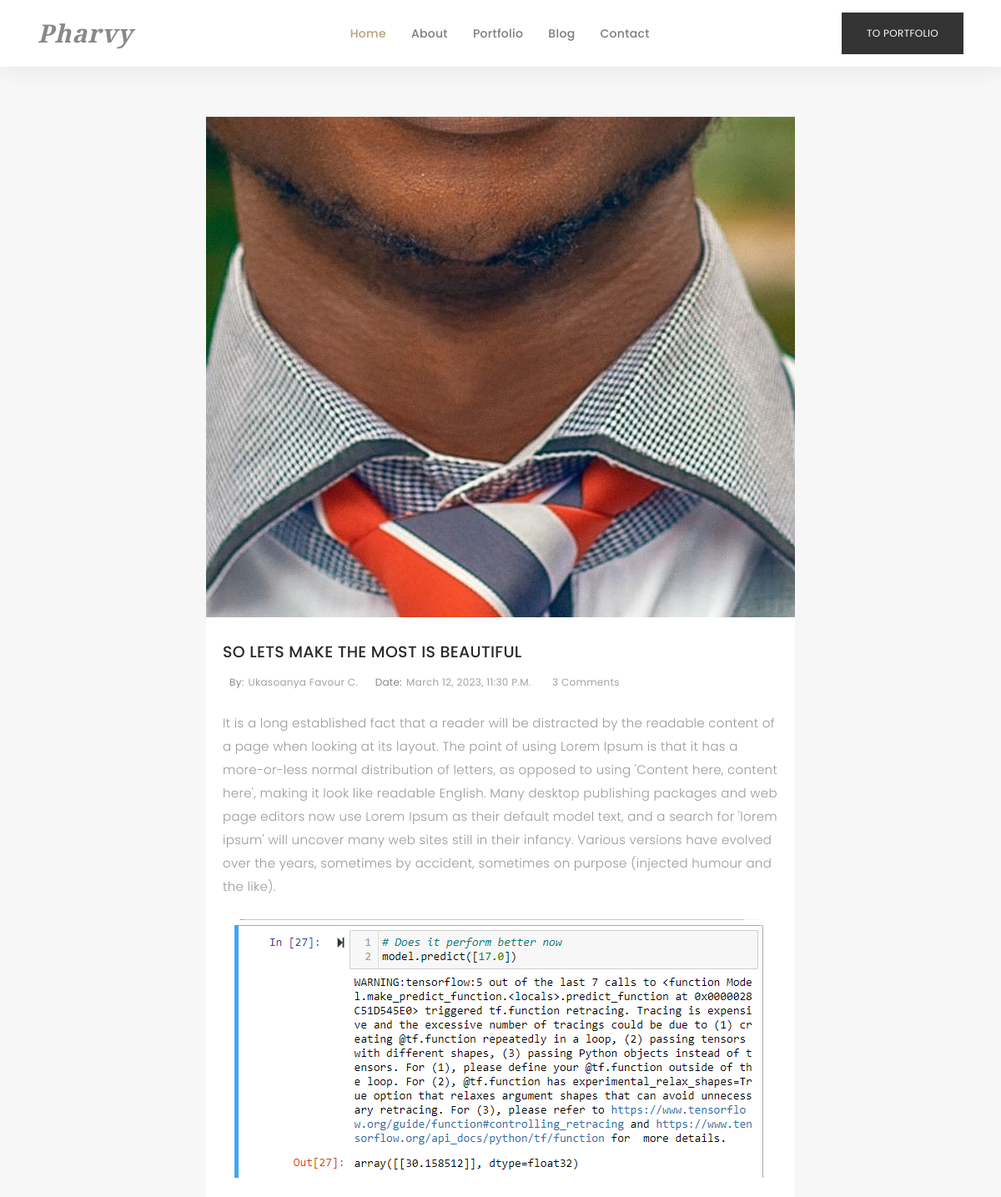
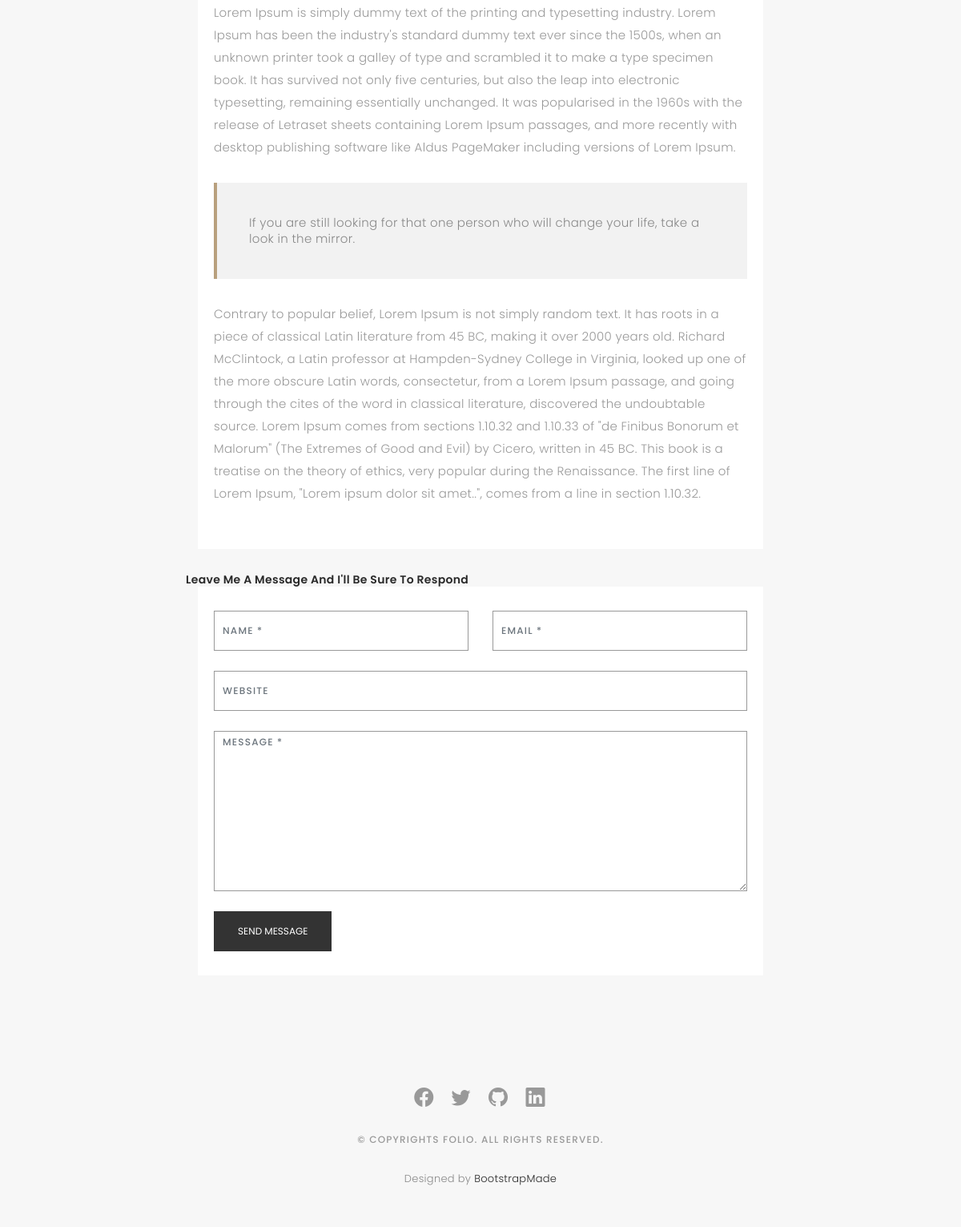
Page /blog/2 on the committed database (2 pictures, top to bottom).
### portfolio/models.py (models this page shows, shortened)
class Blog(models.Model):
    headline = models.CharField(max_length=200)
    sub_headline = models.CharField(max_length=200, null=True, blank=True)
    thumbnail = models.ImageField(blank=True, null=True, upload_to="images/")
    author = models.CharField(max_length=200, null=True, default="Ukasoanya Favour C.")
    body = RichTextUploadingField(null=True, blank=True)
    date_created = models.DateTimeField(auto_now_add=True, null=True)
    active = models.BooleanField(default=False)
    tags = models.ManyToManyField(BlogTag)

### portfolio/views.py (the view)
# urls.py: path('blog/<str:id>', views.blog_single, name='get-blog'),
def blog_single(request, id):
    blog = Blog.objects.get(id=id)
    context = {'blog': blog}
    return render(request, 'portfolio/blog_single.html', context=context)

### portfolio/templates/portfolio/blog_single.html (shortened to what this page needs)
{% extends "portfolio/base.html" %}
{% load static %}
{% block content %}
{% include 'portfolio/navbar2.html' %}
  <main id="main">
    <div class="main-content paddsection">
      <div class="container">
        <div class="row justify-content-center">
          <div class="col-md-8 col-md-offset-2">
            <div class="row">
              <div class="container-main single-main">
                <div class="col-md-12">
                  <div class="block-main mb-30">
                    <img src="{{blog.thumbnail.url}}" class="img-responsive image-fluid" alt="reviews2" style="max-height:600px; width:100%; object-fit:none; object-position:center">
                    <div class="content-main single-post padDiv">
                      <div class="journal-txt">
                        <h4><a href="#">{{blog.headline}}</a></h4>
                      </div>
                      <div class="post-meta">
                        <ul class="list-unstyled mb-0">
                          <li class="author">by:<a href="#">{{blog.author}}</a></li>
                          <li class="date">date:<a href="#">{{blog.date_created}}</a></li>
                          <li class="commont"><a href="#">3 Comments</a></li>
                        </ul>
                      </div>{{blog.body|safe}}</div>
                  </div>
                </div>
                <div class="d-flex justify-content-between align-items-center">
                  <h4>Leave Me A Message And I'll Be Sure To Respond</h4>
                </div>
                <div class="col-lg-12">
                  <div class="cmt padDiv">
                    <form id="comment-form" method="post" action="" role="form">
                      <div class="row">
                        <div class="col-lg-6">
                          <div class="form-group">
                            <input id="form_name" type="text" name="name" class="form-control" placeholder="Name *" required="required">
                          </div>
                        </div>
                        <div class="col-lg-6">
                          <div class="form-group">
                            <input id="form_email" type="email" name="email" class="form-control" placeholder="email *" required="required">
                          </div>
                        </div>
                        <div class="col-md-12">
                          <div class="form-group">
                            <input id="form_name" type="text" name="website" class="form-control" placeholder="Website">
                          </div>
                        </div>
                        <div class="col-lg-12">
                          <div class="form-group">
                            <textarea id="form_message" name="message" class="form-control" placeholder="Message *" style="height: 200px;" required="required"></textarea>
                          </div>
                        </div>
                        <div class="col-lg-12">
                          <input type="submit" class="btn btn-defeault btn-send" value="Send message">
                        </div>
                      </div>
                    </form>
                  </div>
                </div>
              </div>
            </div>
          </div>
        </div>
      </div>
    </div>
  </main>
{% endblock %}

### static/css/style.css (style rules this page uses)
body { background: #ffffff; color: #898989; font-family: "Poppins", helvetica; font-size: 15px; font-weight: 300; line-height: 20px; letter-spacing: 0.02em; overflow-x: hidden; margin: 0 auto; padding: 0; box-sizing: border-box; }
h1, h2, h3, h4, h5, h6 { margin: 0; }
h4 { color: #292929; font-size: 14px; font-weight: 600; }
a { color: #292929; text-decoration: none !important; transition: all 0.5s ease-in-out 0s; }
p { margin: 25px 0; padding: 0; font-size: 15px; color: #999999; line-height: 28px; }
.btn { background: #333; border: medium none; border-radius: 0; color: #fff; font-size: 12px; height: 50px; line-height: 50px; padding: 0 30px; text-transform: uppercase; }
.padDiv { padding: 30px 20px; }
.form-control { background-color: transparent; border: 1px solid #999; border-radius: 0; color: #999999; font-size: 12px; font-weight: 500; height: 50px; letter-spacing: 0.1em; padding-left: 10px; margin: 0 0 25px 0; line-height: 14px; text-transform: uppercase; }
.paddsection { padding-top: 90px; padding-bottom: 90px; }
.mb-30 { margin-bottom: 30px; }
.main-content { padding-top: 140px; }
.main-content { background: #f7f7f7; }
.main-content .container-main { display: inline-block; width: 100%; }
.main-content .container-main .block-main { margin-bottom: 30px; overflow: hidden; }
.container-main .block-main .content-main { background: #fff none repeat scroll 0 0; display: inline-block; width: 100%; }
.journal-txt h4 a { display: block; font-size: 19px; line-height: 24px; margin: 0 0 13px 0; font-weight: 500; color: #292929; transition: all 0.5s ease-in-out 0s; }
.post-meta ul li { font-size: 12px; font-weight: normal; margin-left: 8px; margin-right: 8px; text-transform: capitalize; display: inline-block; float: none; }
.content-main .post-meta a { color: #a2a2a2; margin-left: 5px; }
.cmt { background: #fff; }
blockquote { padding: 40px; background-color: #f2f2f2; margin: 30px 0; border: none; border-left: 4px solid #b8a07e; }

### rows in the picture
Blog: thumbnail (picture), headline "SO LETS MAKE THE MOST IS BEAUTIFUL", author "Ukasoanya Favour C.", date_created "March 12, 2023, 11:30 P.m.", body "It is a long established fact that a reader will be distracted by the readable content of a page when looking at its layout. The point of using Lorem Ipsum is that it has a more-or-less normal distribution of letters, as opposed to using 'Content here, content here', making it look like readable English. Many desktop publishing packages and web page editors now use Lorem Ipsum as their default model text, and a search for 'lorem ipsum' will uncover many web sites still in their infancy. Various versions have evolved over the years, sometimes by accident, sometimes on purpose (injected humour and the like). Lorem Ipsum is simply dummy text of the printing and typesetting industry. Lorem…", body (picture)
